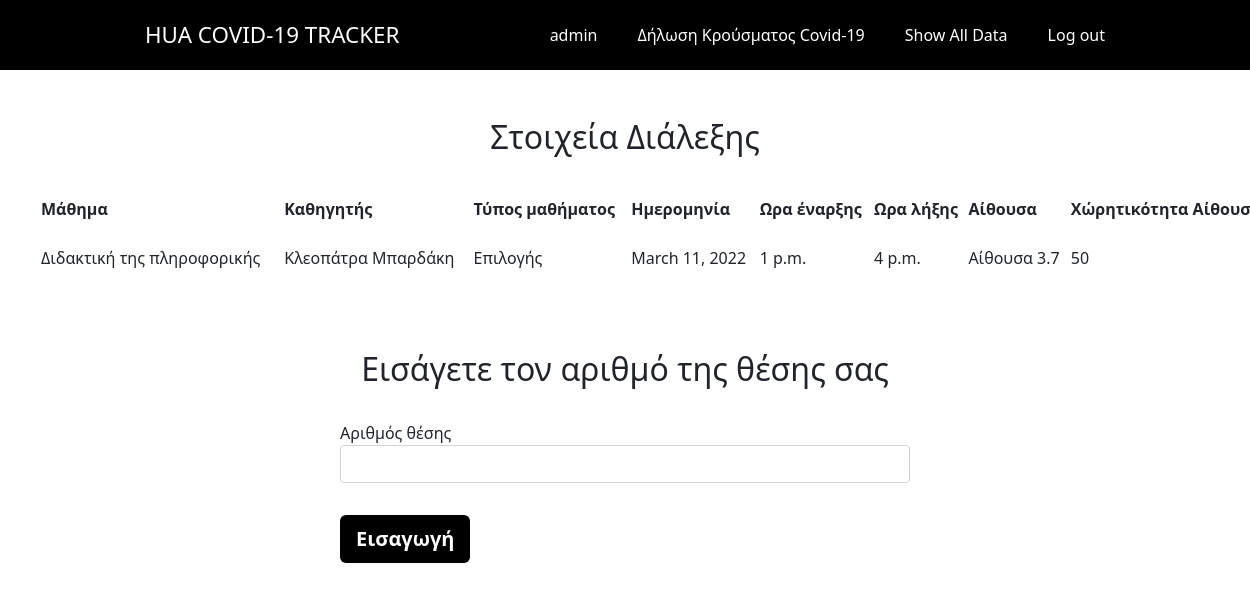
Page /lectures/11/ (signed in) on the committed database.
### covidtracker/models.py (models this page shows, shortened)
class Lecture(models.Model):
    date=models.DateField(verbose_name='Ημερομηνία')
    course=models.ForeignKey(Course,on_delete=models.CASCADE,verbose_name='Μάθημα')
    class Meta:
        verbose_name='Ημερομηνία διάλεξης'
        verbose_name_plural='Ημερομηνία διαλέξεων'

class Course(models.Model):
    startingHour=models.TimeField(verbose_name="Ωρα έναρξης")
    endingHour=models.TimeField(verbose_name="Ωρα λήξης")
    professor=models.CharField(max_length=40,verbose_name='Καθηγητής')
    lesson=models.CharField(max_length=40,verbose_name='Μάθημα')
    lessonType=models.CharField(verbose_name='Τύπος μαθήματος',
      choices=(('Υποχρεωτικό','Υποχρεωτικό'),('Επιλογής','Επιλογής')),max_length=30)
    amphitheater=models.ForeignKey(Amphitheater,on_delete=models.CASCADE,verbose_name='Αμφιθέατρο')
    class Meta:
        verbose_name='Στοιχεία διάλεξης (χωρίς ημερομηνία)'
        verbose_name_plural='Στοιχεία διαλέξεων (χωρίς ημερομηνία)'

class Amphitheater(models.Model):
    name=models.CharField(max_length=40,verbose_name='Ονομα')
    capacity=models.IntegerField(verbose_name='Χωρητικότητα')
    floor=models.IntegerField(verbose_name='Οροφος')
    class Meta:
        verbose_name='Αμφιθέατρο'
        verbose_name_plural='Αμφιθέατρα'

### covidtracker/views.py (the view)
# urls.py: path('lectures/<int:id>/',views.lecture),
@login_required
def lecture(request,id):
    lecture=covidtracker.models.Lecture.objects.filter(id=id)
    return render(request,'position.html',{'lecture':lecture})

### templates/position.html (shortened to what this page needs)
{% load static %}
<!DOCTYPE html>
<html lang="en">
<head>
    <link rel="stylesheet" href="https://cdnjs.cloudflare.com/ajax/libs/font-awesome/4.7.0/css/font-awesome.min.css">
    <link rel="stylesheet" href="https://stackpath.bootstrapcdn.com/bootstrap/5.0.0-alpha1/css/bootstrap.min.css">
    <link rel="stylesheet" type="text/css" href="{% static 'css/index.css' %}">
</head>
<body>
  <section class="navigation">
    <div class="nav-container">
      <div class="brand">
        <a href="/index.html">Hua Covid-19 Tracker</a>
      </div>
      <nav>
        <ul class="nav-list">
          <li>
            <a style="color: white;">{{user}}</a>
          </li>
          <li>
            <a href="/covid">Δήλωση Κρούσματος Covid-19</a>
          </li>
          <li>
            <a href="/show">Show All Data</a>
          </li>
          <li>
            <a href="/logout">Log out</a>
          </li>
        </ul>
      </nav>
    </div>
  </section>
  <br><br>
  <h2 style="text-align: center;">Στοιχεία Διάλεξης</h2>
  <table style="width: 100%; margin: 40px;">
    <thead>
       <tr>
         <th>Μάθημα</th>
         <th>Καθηγητής</th>
         <th>Τύπος μαθήματος</th>
         <th>Ημερομηνία</th>
         <th>Ωρα έναρξης</th>
         <th>Ωρα λήξης</th>
         <th>Αίθουσα</th>
         <th>Χώρητικότητα Αίθουσας</th>
       </tr>
    </thead>
    <tbody>
      {% for i in lecture %}
       <tr class="even:bg-gray-50">
         <td class="py-4 px-6">{{i.course.lesson}}</td>
         <td class="py-4 px-6">{{i.course.professor}}</td>
         <td class="py-4 px-6">{{i.course.lessonType}}</td>
         <td class="py-4 px-6">{{i.date}}</td>
         <td class="py-4 px-6">{{i.course.startingHour}}</td>
         <td class="py-4 px-6">{{i.course.endingHour}}</td>
         <td class="py-4 px-6">{{i.course.amphitheater.name}}</td>
         <td class="py-4 px-6">{{i.course.amphitheater.capacity}}</td>
      </tr>
      {% endfor %}
    </tbody>
  </table>
    <div class="container">
        <div class="row">
          <div class="col-md-3"></div>
          <div class="col-md-6 p-0 pt-3">
            <h2 style="text-align: center;">Εισάγετε τον αριθμό της θέσης σας</h2><br>
            <form class="login-form" action="add" method="POST">
               <div class="mb-3 bg-color">
               <label>Αριθμός θέσης</label>
               <input type="text" name="positionNumber" class="form-control" required>
              </div>
              <input type="submit" class="btn btn-custom btn-lg btn-block mt-3" value="Εισαγωγή">
              <div class="text-center pt-3 pb-3">
              </div>
            </form>
          </div>
          <div class="col-md-3"></div>
        </div>
    </div>
</body>
</html>

### static/css/index.css (style rules this page uses)
.navigation { height: 70px; background:black; }
.brand { position: absolute; padding-left: 20px; float: left; line-height: 70px; text-transform: uppercase; font-size: 1.4em; }
.brand a, .brand a:visited { color: #ffffff; text-decoration: none; }
.nav-container { max-width: 1000px; margin: 0 auto; }
nav { float: right; }
nav ul { list-style: none; margin: 0; padding: 0; }
nav ul li { float: left; position: relative; }
nav ul li a, nav ul li a:visited { display: block; padding: 0 20px; line-height: 70px; background: black; color: #ffffff; text-decoration: none; }
.btn-custom { background-color: black; border: none; border-radius: 6px; font-size: 20px; line-height: 28px; color: #fff; font-weight: 700; height: 48px; }

### rows in the picture
Lecture: course.lesson "Διδακτική της πληροφορικής", course.professor "Κλεοπάτρα Μπαρδάκη", course.lessonType "Επιλογής", date "March 11, 2022", course.startingHour "1 p.m.", course.endingHour "4 p.m.", course.amphitheater.name "Αίθουσα 3.7", course.amphitheater.capacity "50"

### other values in the picture
{{ user }} "admin"
